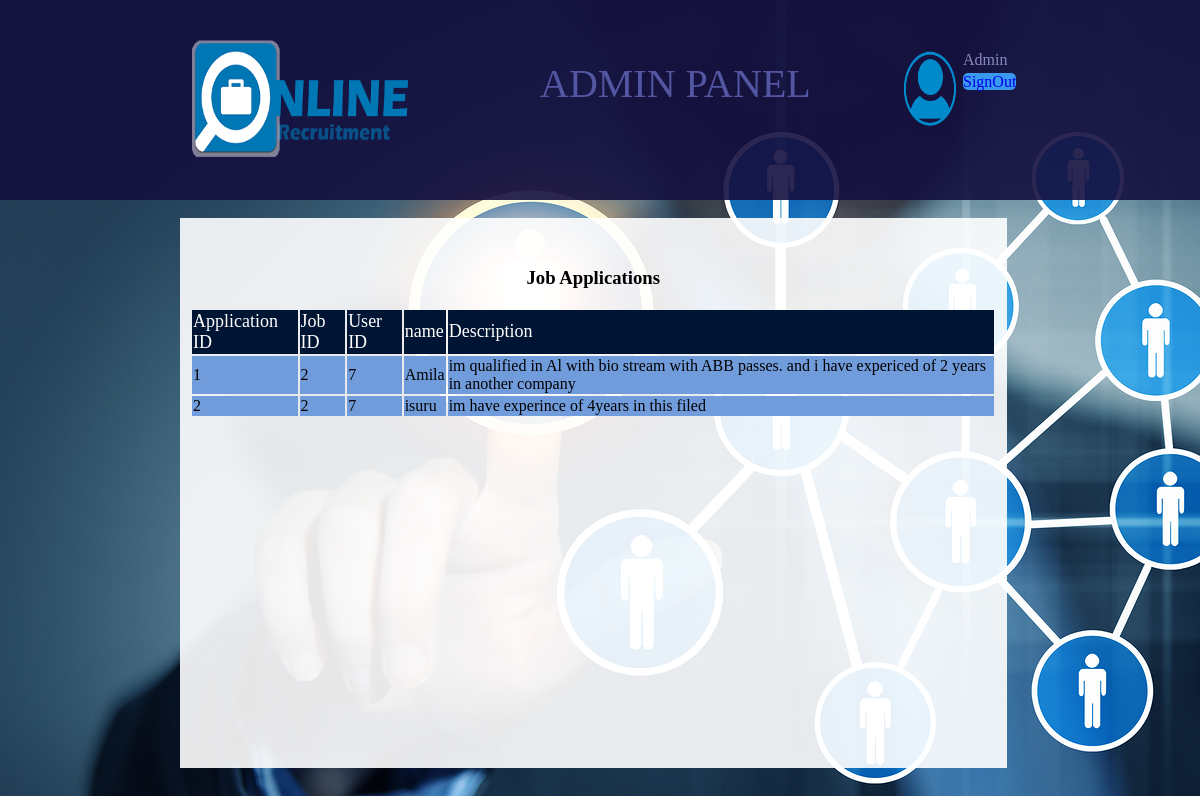
The app's page /php/applications.php with its own data.
### tables this page shows
CREATE TABLE IF NOT EXISTS `applications` (
  `applicationID` int(11) NOT NULL AUTO_INCREMENT,
  `jobID` int(11) NOT NULL,
  `userID` int(11) NOT NULL,
  `name` varchar(50) NOT NULL,
  `email` varchar(50) NOT NULL,
  `contact` int(11) NOT NULL,
  `description` varchar(500) NOT NULL,
  PRIMARY KEY (`applicationID`)
);

### php/applications.php (the view, shortened to what this page needs)
<?php
    require '../database/connection.php';
    require 'include/adminheader.php';
?>
<html>
    <head>
        <link rel="stylesheet" type="text/css" href="../css/adminpanel.css">
    </head>
    <body>
    <div class="about">
        <div class="centre">
        <h3>Job Applications</h3>
        <table class="joblist">
        <tr class="title"><td>Application ID</td><td>Job ID</td><td>User ID</td><td>name</td><td>Description</td></tr>
        <?php
            $sql = "select * from applications";
            $result = mysqli_query($con,$sql);
            while($row = mysqli_fetch_array($result)) {
    ?>
                <tr class="data">
                    <td><?php echo $row['applicationID'] ?></td>
                    <td><?php echo $row['jobID'] ?></td>
                    <td><?php echo $row['userID'] ?></td>
                    <td><?php echo $row['name'] ?></td>
                    <td><?php echo $row['description'] ?></td>
                </tr>
                <?php } ?>
            </table>
            </div>
    </div>
    </body>
</html>

### css/adminpanel.css (style rules this page uses)
body { margin: 0; background-image: url("../images/main.jpg"); background-size: auto; }
.about { padding-left: 15%; padding-right: 1%; }
.centre { width: 80%; height: 65%; padding-right: 1%; padding-left: 1%; padding-top: 3%; background-color: rgba(255, 255, 255, 0.9); text-align: center; }
.joblist { width: 100%; table-layout: auto; }
.title { color: white; background-color: #001533; font-size: 18px; }
.data { background-color: #719cdb; }

### records on screen
applications: applicationID "1", jobID "2", userID "7", name "Amila", description "im qualified in Al with bio stream with ABB passes. and i have expericed of 2 years in another company"
applications: applicationID "2", jobID "2", userID "7", name "isuru", description "im have experince of 4years in this filed"
